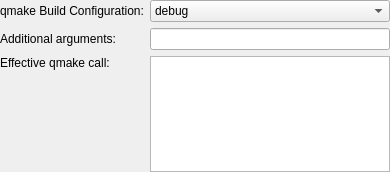
<?xml version="1.0" encoding="UTF-8"?>
<ui version="4.0">
 <class>QMakeStep</class>
 <widget class="QWidget" name="QMakeStep">
  <property name="geometry">
   <rect>
    <x>0</x>
    <y>0</y>
    <width>390</width>
    <height>172</height>
   </rect>
  </property>
  <layout class="QFormLayout" name="formLayout">
   <property name="margin">
    <number>0</number>
   </property>
   <item row="0" column="0">
    <widget class="QLabel" name="label_2">
     <property name="text">
      <string>qmake Build Configuration:</string>
     </property>
    </widget>
   </item>
   <item row="0" column="1">
    <widget class="QComboBox" name="buildConfigurationComboBox">
     <property name="sizePolicy">
      <sizepolicy hsizetype="Expanding" vsizetype="Fixed">
       <horstretch>0</horstretch>
       <verstretch>0</verstretch>
      </sizepolicy>
     </property>
     <item>
      <property name="text">
       <string>debug</string>
      </property>
     </item>
     <item>
      <property name="text">
       <string>release</string>
      </property>
     </item>
    </widget>
   </item>
   <item row="1" column="0">
    <widget class="QLabel" name="qmakeArgsLabel">
     <property name="text">
      <string>Additional arguments:</string>
     </property>
    </widget>
   </item>
   <item row="1" column="1">
    <widget class="QLineEdit" name="qmakeAdditonalArgumentsLineEdit"/>
   </item>
   <item row="2" column="0">
    <widget class="QLabel" name="label">
     <property name="text">
      <string>Effective qmake call:</string>
     </property>
     <property name="alignment">
      <set>Qt::AlignLeading|Qt::AlignLeft|Qt::AlignTop</set>
     </property>
    </widget>
   </item>
   <item row="2" column="1">
    <widget class="QPlainTextEdit" name="qmakeArgumentsEdit">
     <property name="enabled">
      <bool>true</bool>
     </property>
     <property name="maximumSize">
      <size>
       <width>16777215</width>
       <height>120</height>
      </size>
     </property>
     <property name="textInteractionFlags">
      <set>Qt::TextSelectableByKeyboard|Qt::TextSelectableByMouse</set>
     </property>
    </widget>
   </item>
  </layout>
 </widget>
 <resources/>
 <connections/>
</ui>
